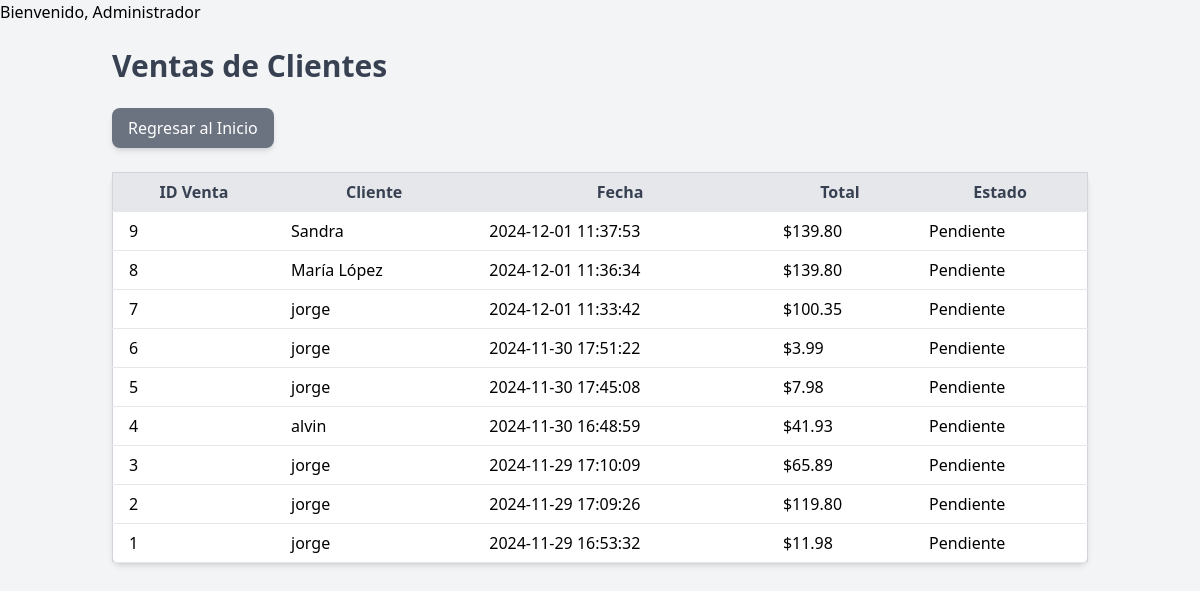
The app's page /views/ventas/index.php (signed in) with its own data.
### tables this page shows
CREATE TABLE `ventas` (
  `venta_id` int NOT NULL AUTO_INCREMENT,
  `usuario_id` int NOT NULL,
  `fecha_venta` datetime DEFAULT CURRENT_TIMESTAMP,
  `total` decimal(10,2) NOT NULL,
  `estado` enum('pendiente','completada','cancelada') NOT NULL DEFAULT 'pendiente',
  PRIMARY KEY (`venta_id`),
  KEY `usuario_id` (`usuario_id`),
  CONSTRAINT `ventas_ibfk_1` FOREIGN KEY (`usuario_id`) REFERENCES `usuarios` (`usuario_id`)
);

CREATE TABLE `usuarios` (
  `usuario_id` int NOT NULL AUTO_INCREMENT,
  `nombre` varchar(100) NOT NULL,
  `email` varchar(100) NOT NULL,
  `direccion` varchar(255) DEFAULT NULL,
  `telefono` varchar(15) DEFAULT NULL,
  `password` varchar(255) NOT NULL,
  `rol` enum('cliente','admin') NOT NULL DEFAULT 'cliente',
  `fecha_registro` datetime DEFAULT CURRENT_TIMESTAMP,
  PRIMARY KEY (`usuario_id`),
  UNIQUE KEY `email` (`email`)
);

### models/Ventas.php (called while the page is built, shortened)
<?php
class Ventas {
    private $pdo;
    public function __construct($pdo) {
        $this->pdo = $pdo;
    }
    public function getAllVentas() {
        $sql = "SELECT v.venta_id, v.fecha_venta, v.total, v.estado, u.nombre AS nombre_cliente
                FROM Ventas v
                INNER JOIN Usuarios u ON v.usuario_id = u.usuario_id
                ORDER BY v.fecha_venta DESC";
        $stmt = $this->pdo->prepare($sql);
        $stmt->execute();
        return $stmt->fetchAll(PDO::FETCH_ASSOC);
    }
}

### views/ventas/index.php (the view, shortened to what this page needs)
<?php
echo "<h1>Bienvenido, Administrador</h1>";
require_once '../../config/db.php';
require_once '../../models/Ventas.php';
$ventasModel = new Ventas($pdo);
$ventas = $ventasModel->getAllVentas();
?>
<!DOCTYPE html>
<html lang="es">
<head>
    <script src="https://cdn.tailwindcss.com"></script>
</head>
<body class="bg-gray-100">
    <div class="container mx-auto p-6">
        <h1 class="text-3xl font-bold text-gray-700 mb-6">Ventas de Clientes</h1>
        <a href="../home/index.php" class="inline-block text-white bg-gray-500 hover:bg-gray-600 py-2 px-4 rounded-lg shadow-md mb-6">Regresar al Inicio</a>
        <?php if (!empty($ventas)): ?>
            <table class="min-w-full table-auto bg-white border border-gray-300 rounded-lg shadow-md">
                <thead>
                    <tr class="bg-gray-200 text-gray-700">
                        <th class="py-2 px-4 border-b">ID Venta</th>
                        <th class="py-2 px-4 border-b">Cliente</th>
                        <th class="py-2 px-4 border-b">Fecha</th>
                        <th class="py-2 px-4 border-b">Total</th>
                        <th class="py-2 px-4 border-b">Estado</th>
                    </tr>
                </thead>
                <tbody>
                    <?php foreach ($ventas as $venta): ?>
                        <tr class="hover:bg-gray-100">
                            <td class="py-2 px-4 border-b"><?= $venta['venta_id'] ?></td>
                            <td class="py-2 px-4 border-b"><?= htmlspecialchars($venta['nombre_cliente']) ?></td>
                            <td class="py-2 px-4 border-b"><?= $venta['fecha_venta'] ?></td>
                            <td class="py-2 px-4 border-b">$<?= number_format($venta['total'], 2) ?></td>
                            <td class="py-2 px-4 border-b"><?= ucfirst($venta['estado']) ?></td>
                        </tr>
                    <?php endforeach; ?>
                </tbody>
            </table>
        <?php else: ?>
            <p class="text-gray-700">No hay ventas registradas.</p>
        <?php endif; ?>
    </div>
</body>
</html>

### records on screen
ventas: venta_id "9", usuario.nombre "Sandra", fecha_venta "2024-12-01 11:37:53", total "139.80", estado "Pendiente"
ventas: venta_id "8", usuario.nombre "María López", fecha_venta "2024-12-01 11:36:34", total "139.80", estado "Pendiente"
ventas: venta_id "7", usuario.nombre "jorge", fecha_venta "2024-12-01 11:33:42", total "100.35", estado "Pendiente"
ventas: venta_id "6", usuario.nombre "jorge", fecha_venta "2024-11-30 17:51:22", total "3.99", estado "Pendiente"
ventas: venta_id "5", usuario.nombre "jorge", fecha_venta "2024-11-30 17:45:08", total "7.98", estado "Pendiente"
ventas: venta_id "4", usuario.nombre "alvin", fecha_venta "2024-11-30 16:48:59", total "41.93", estado "Pendiente"
ventas: venta_id "3", usuario.nombre "jorge", fecha_venta "2024-11-29 17:10:09", total "65.89", estado "Pendiente"
ventas: venta_id "2", usuario.nombre "jorge", fecha_venta "2024-11-29 17:09:26", total "119.80", estado "Pendiente"
ventas: venta_id "1", usuario.nombre "jorge", fecha_venta "2024-11-29 16:53:32", total "11.98", estado "Pendiente"
